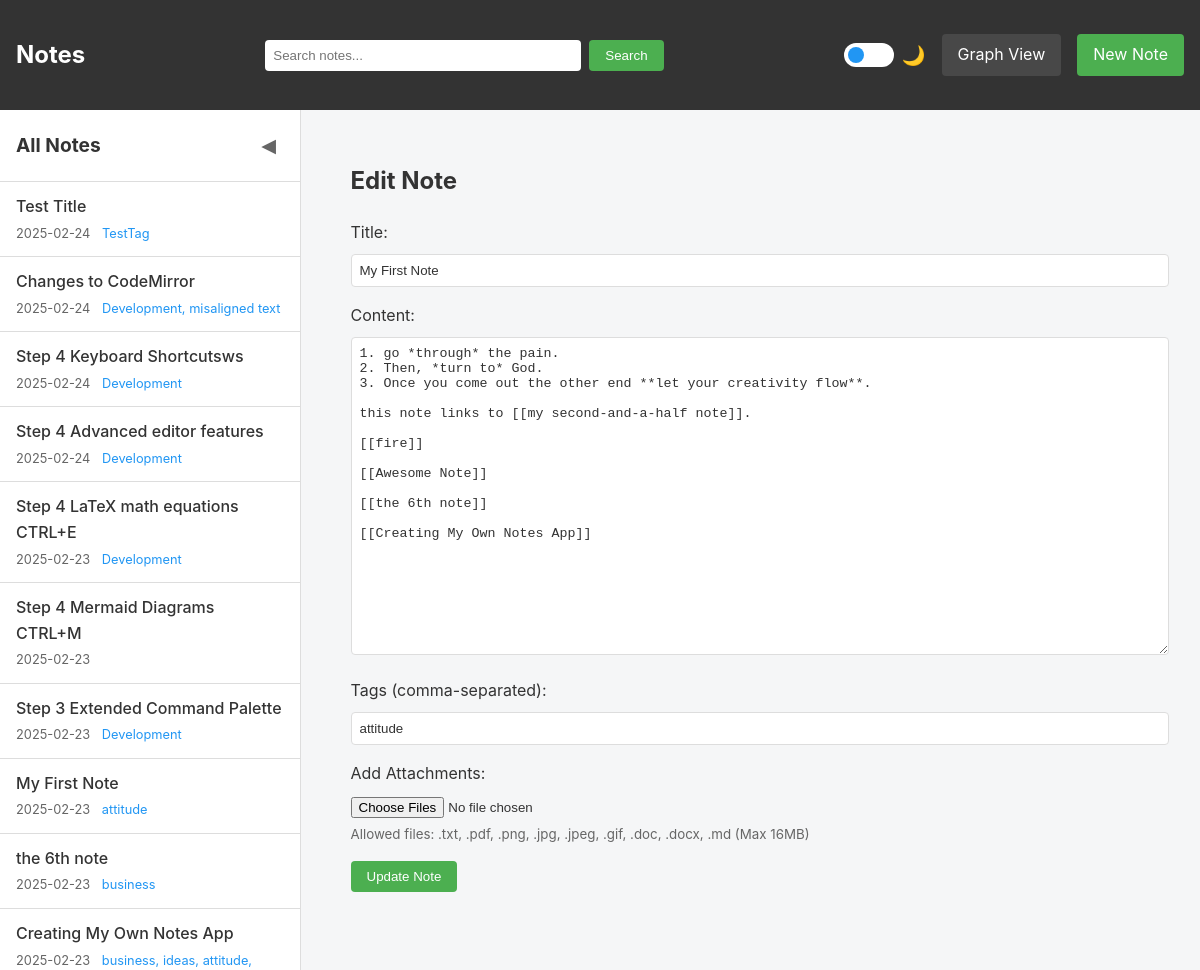
/note/1/edit, run on the app's committed database.
### main.py (models this page shows, shortened)
class Note(db.Model):
    id = db.Column(db.Integer, primary_key=True)
    title = db.Column(db.String(200), nullable=False, unique=True)  # Make title unique
    content = db.Column(db.Text, nullable=False)
    created_at = db.Column(db.DateTime, default=datetime.utcnow)
    updated_at = db.Column(db.DateTime, default=datetime.utcnow, onupdate=datetime.utcnow)
    tags = db.Column(db.String(200))  # Store tags as comma-separated strings
    attachments = db.relationship('FileAttachment', backref='note', lazy=True, cascade="all, delete-orphan")

### main.py (the view, shortened to what this page needs)
@app.route('/note/<int:id>/edit', methods=['GET', 'POST'])
def edit_note(id):
    note = Note.query.get_or_404(id)
    return render_template('edit_note.html',
                         note=note,
                         all_notes=get_all_notes())

### main.py (called while the page is built)
def get_all_notes():
    return Note.query.order_by(Note.updated_at.desc()).all()

def escapejs(val):
    return json.dumps(str(val))[1:-1]

### templates/edit_note.html (shortened to what this page needs)
{% extends "base.html" %}
{% block content %}
<div class="note-form">
    <h2>Edit Note</h2>
    <form method="POST" enctype="multipart/form-data">
        <div>
            <label for="title">Title:</label>
            <input type="text" id="title" name="title" value="{{ note.title }}" required>
        </div>
        <div>
            <label for="content">Content:</label>
            <textarea id="content" name="content" rows="20" required>{{ note.content }}</textarea>
        </div>
        <div>
            <label for="tags">Tags (comma-separated):</label>
            <input type="text" id="tags" name="tags" value="{{ note.tags }}">
        </div>
        <div class="file-upload">
            <label for="files">Add Attachments:</label>
            <input type="file" id="files" name="files" multiple>
            <small>Allowed files: .txt, .pdf, .png, .jpg, .jpeg, .gif, .doc, .docx, .md (Max 16MB)</small>
        </div>
        <button type="submit">Update Note</button>
    </form>
</div>
{% endblock %}

### templates/base.html (shortened to what this page needs)
<!DOCTYPE html>
<html lang="en" data-theme="light">
<head>
    <link rel="stylesheet" href="{{ url_for('static', filename='style.css') }}">
</head>
<body>
    <nav>
        <h1><a href="{{ url_for('index') }}">Notes</a></h1>
        <form action="{{ url_for('search') }}" method="GET" class="search-form">
            <input type="text" name="q" placeholder="Search notes..." value="{{ request.args.get('q', '') }}">
            <button type="submit">Search</button>
        </form>
        <div class="nav-actions">
            <div class="theme-switch-wrapper">
                <label class="theme-switch">
                    <span class="slider round"></span>
                </label>
                <span class="theme-label">🌙</span>
            </div>
            <a href="{{ url_for('graph_view') }}" class="nav-btn">Graph View</a>
            <a href="{{ url_for('new_note') }}" class="new-note-btn">New Note</a>
        </div>
    </nav>
    <div class="app-container">
        <aside class="sidebar">
            <div class="sidebar-header">
                <h2>All Notes</h2>
                <button id="toggle-sidebar" class="toggle-sidebar" title="Toggle Sidebar">◀</button>
            </div>
            <div class="notes-list">
                {% for note in all_notes %}
                <a href="{{ url_for('view_note', id=note.id) }}"
                   class="note-link {% if current_note and current_note.id == note.id %}active{% endif %}">
                    <div class="note-link-title">{{ note.title }}</div>
                    <div class="note-link-meta">
                        {{ note.updated_at.strftime('%Y-%m-%d') }}
                        {% if note.tags %}
                        <span class="note-link-tags">{{ note.tags }}</span>
                        {% endif %}
                    </div>
                </a>
                {% endfor %}
            </div>
        </aside>
        <main class="main-content">
            {% block content %}
            {% endblock %}
        </main>
    </div>
</body>
</html>

### static/style.css (style rules this page uses)
:root[data-theme="light"] { --bg-primary: #f5f6f7; --bg-secondary: #ffffff; --text-primary: #333333; --text-secondary: #666666; --accent-primary: #2196F3; --accent-secondary: #1976D2; --border-color: #dddddd; --danger: #f44336; --danger-hover: #d32f2f; --success: #4CAF50; --nav-bg: #333333; --nav-text: #ffffff; --highlight-bg: #fff9c4; --card-shadow: rgba(0,0,0,0.1); }
.theme-switch-wrapper { display: flex; align-items: center; gap: 0.5rem; }
.theme-switch { position: relative; display: inline-block; width: 50px; height: 24px; }
.slider { position: absolute; cursor: pointer; top: 0; left: 0; right: 0; bottom: 0; background-color: var(--bg-secondary); transition: .4s; }
.slider:before { position: absolute; content: ""; height: 16px; width: 16px; left: 4px; bottom: 4px; background-color: var(--accent-primary); transition: .4s; }
.slider.round { border-radius: 24px; }
.slider.round:before { border-radius: 50%; }
.theme-label { font-size: 1.2rem; cursor: pointer; }
body { font-family: -apple-system, BlinkMacSystemFont, 'Segoe UI', Roboto, Oxygen, Ubuntu, Cantarell, sans-serif; line-height: 1.6; margin: 0; padding: 0; background: var(--bg-primary); color: var(--text-primary); }
nav { background: var(--nav-bg); color: var(--nav-text); padding: 1rem; display: flex; justify-content: space-between; align-items: center; }
nav h1 a { color: white; text-decoration: none; }
.new-note-btn { background: #4CAF50; color: white; padding: 0.5rem 1rem; border-radius: 4px; text-decoration: none; }
main { max-width: none; margin: 0; padding: 0; }
.note-form { max-width: 800px; margin: 0 auto; }
.note-form div { margin-bottom: 1rem; }
.note-form label { display: block; margin-bottom: 0.5rem; }
.note-form input[type="text"], .note-form textarea { width: 100%; padding: 0.5rem; border: 1px solid var(--border-color); border-radius: 4px; background: var(--bg-secondary); color: var(--text-primary); }
.note-form button { background: #4CAF50; color: white; padding: 0.5rem 1rem; border: none; border-radius: 4px; cursor: pointer; }
.search-form { display: flex; gap: 0.5rem; margin: 0 1rem; }
.search-form input[type="text"] { padding: 0.5rem; border: none; border-radius: 4px; min-width: 300px; }
.search-form button { background: #4CAF50; color: white; border: none; padding: 0.5rem 1rem; border-radius: 4px; cursor: pointer; }
.file-upload { margin-bottom: 1rem; }
.file-upload small { display: block; color: #666; margin-top: 0.25rem; }
.nav-actions { display: flex; gap: 1rem; align-items: center; }
.nav-btn { color: white; text-decoration: none; padding: 0.5rem 1rem; border-radius: 4px; background: rgba(255,255,255,0.1); }
.app-container { display: flex; height: calc(100vh - 64px); position: relative; transition: all 0.3s ease; }
.sidebar { width: 300px; background: var(--bg-secondary); border-right: 1px solid var(--border-color); display: flex; flex-direction: column; transition: all 0.3s ease; flex-shrink: 0; }
.sidebar-header { padding: 1rem; border-bottom: 1px solid var(--border-color); display: flex; justify-content: space-between; align-items: center; }
.sidebar-header h2 { margin: 0; font-size: 1.2rem; color: var(--text-primary); }
.toggle-sidebar { background: none; border: none; color: var(--text-secondary); cursor: pointer; padding: 0.5rem; font-size: 1.2rem; transition: all 0.3s ease; border-radius: 4px; }
.notes-list { overflow-y: auto; flex-grow: 1; }
.note-link { display: block; padding: 0.75rem 1rem; text-decoration: none; color: var(--text-primary); border-bottom: 1px solid var(--border-color); transition: background-color 0.2s ease; }
.note-link-title { font-weight: 500; margin-bottom: 0.25rem; }
.note-link-meta { font-size: 0.8rem; color: var(--text-secondary); }
.note-link-tags { margin-left: 0.5rem; color: var(--accent-primary); }
.main-content { flex-grow: 1; overflow-y: auto; padding: 2rem; background: var(--bg-primary); }
* { transition: background-color 0.3s ease, color 0.3s ease; }
button { padding: 0.5rem 1rem; border-radius: 4px; cursor: pointer; transition: all 0.2s ease; }

### data on the page
Note: title "Test Title", updated_at "2025-02-24", tags "TestTag"
Note: title "Changes to CodeMirror", updated_at "2025-02-24", tags "Development, misaligned text"
Note: title "Step 4 Keyboard Shortcutsws", updated_at "2025-02-24", tags "Development"
Note: title "Step 4 Advanced editor features", updated_at "2025-02-24", tags "Development"
Note: title "Step 4 LaTeX math equations CTRL+E", updated_at "2025-02-23", tags "Development"
Note: title "Step 4 Mermaid Diagrams CTRL+M", updated_at "2025-02-23"
Note: title "Step 3 Extended Command Palette", updated_at "2025-02-23", tags "Development"
Note: title "My First Note", updated_at "2025-02-23", tags "attitude", content "1. go *through* the pain. 2. Then, *turn to* God. 3. Once you come out the other end **let your creativity flow**. this note links to [[my second-and-a-half note]]. [[fire]] [[Awesome Note]] [[the 6th note]] [[Creating My Own Notes App]]"
Note: title "the 6th note", updated_at "2025-02-23", tags "business"
Note: title "Creating My Own Notes App", updated_at "2025-02-23", tags "business, ideas, attitude,…"
